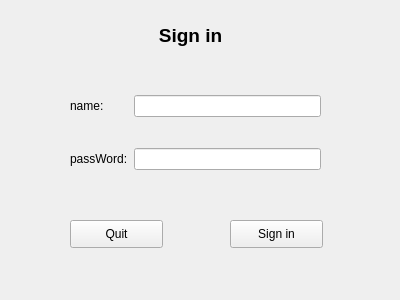
<?xml version="1.0" encoding="UTF-8"?>
<ui version="4.0">
 <class>Form</class>
 <widget class="QWidget" name="Form">
  <property name="geometry">
   <rect>
    <x>0</x>
    <y>0</y>
    <width>400</width>
    <height>300</height>
   </rect>
  </property>
  <property name="minimumSize">
   <size>
    <width>400</width>
    <height>300</height>
   </size>
  </property>
  <property name="maximumSize">
   <size>
    <width>400</width>
    <height>300</height>
   </size>
  </property>
  <property name="windowTitle">
   <string>Form</string>
  </property>
  <widget class="QPushButton" name="quit_btn">
   <property name="geometry">
    <rect>
     <x>70</x>
     <y>220</y>
     <width>93</width>
     <height>28</height>
    </rect>
   </property>
   <property name="text">
    <string>Quit</string>
   </property>
  </widget>
  <widget class="QPushButton" name="sign_btn">
   <property name="geometry">
    <rect>
     <x>230</x>
     <y>220</y>
     <width>93</width>
     <height>28</height>
    </rect>
   </property>
   <property name="text">
    <string>Sign in</string>
   </property>
  </widget>
  <widget class="QLabel" name="label_3">
   <property name="geometry">
    <rect>
     <x>120</x>
     <y>20</y>
     <width>141</width>
     <height>31</height>
    </rect>
   </property>
   <property name="text">
    <string>&lt;html&gt;&lt;head/&gt;&lt;body&gt;&lt;p align=&quot;center&quot;&gt;&lt;span style=&quot; font-size:14pt; font-weight:600;&quot;&gt;Sign in&lt;/span&gt;&lt;/p&gt;&lt;/body&gt;&lt;/html&gt;</string>
   </property>
  </widget>
  <widget class="QWidget" name="">
   <property name="geometry">
    <rect>
     <x>70</x>
     <y>70</y>
     <width>251</width>
     <height>127</height>
    </rect>
   </property>
   <layout class="QGridLayout" name="gridLayout">
    <item row="1" column="1">
     <widget class="QLineEdit" name="pw_line"/>
    </item>
    <item row="0" column="1">
     <widget class="QLineEdit" name="name_line"/>
    </item>
    <item row="1" column="0">
     <widget class="QLabel" name="label_2">
      <property name="text">
       <string>passWord:</string>
      </property>
     </widget>
    </item>
    <item row="0" column="0">
     <widget class="QLabel" name="label">
      <property name="text">
       <string>name:</string>
      </property>
     </widget>
    </item>
   </layout>
  </widget>
 </widget>
 <resources/>
 <connections/>
</ui>
